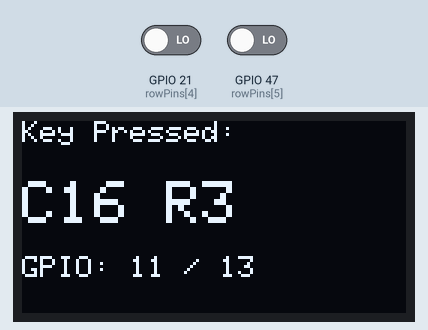
Simulated run of this sketch. Board: ESP32-S3. On the bench: 128×64 one-colour display. Wiring (inferred from the names in the program): 4×2 keypad with keys 1 2 3 4 5 6 7 8 (labels assumed): rows GPIO 9, GPIO 3, GPIO 8, GPIO 13; columns GPIO 4, GPIO 11. The inputs (shaded band) are chosen by the test bench; at power-on: GPIO 21 (rowPins[4]) LOW, GPIO 47 (rowPins[5]) LOW.

Above: at 1.2 s.
1.3 s: GPIO 21 (rowPins[4]) driven HIGH
At 2.3 s:
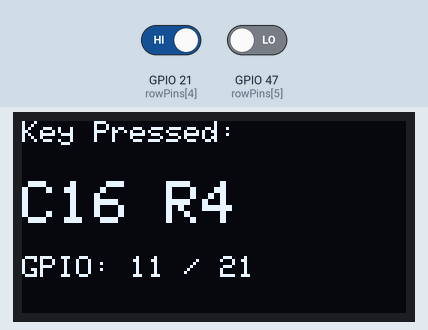
2.8 s: GPIO 47 (rowPins[5]) driven HIGH
At 3.4 s:
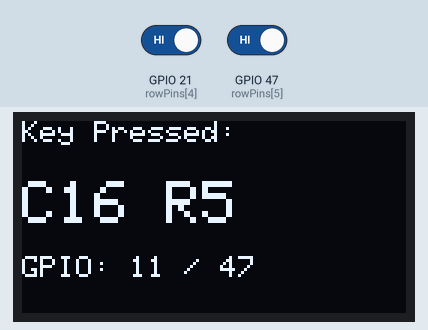
Timing chart, 0 to 5.8 s (numbered marks = the images above; inputs shaded):
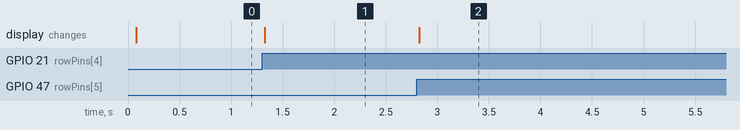

The sketch:

sketch.ino
```cpp
#include <Wire.h>
#include <Adafruit_GFX.h>
#include <Adafruit_SSD1306.h>

#define SCREEN_WIDTH 128
#define SCREEN_HEIGHT 64
#define OLED_SCL_PIN 43
#define OLED_SDA_PIN 44

Adafruit_SSD1306 display(SCREEN_WIDTH, SCREEN_HEIGHT, &Wire, -1);

const int COL_COUNT = 17;
const int ROW_COUNT = 6;

int colPins[COL_COUNT] = {48, 35, 36, 37, 38, 2, 1, 4, 5, 6, 7, 15, 16, 12, 17, 18, 11};
int rowPins[ROW_COUNT] = {9, 3, 8, 13, 21, 47};

unsigned long lastScanTime = 0;
const unsigned long SCAN_INTERVAL_MICROS = 2000;

bool lastWasPressed = false;
int lastColIndex = -1;
int lastRowIndex = -1;

void setup() {
  Wire.begin(OLED_SDA_PIN, OLED_SCL_PIN);
  if(!display.begin(SSD1306_SWITCHCAPVCC, 0x3C)) {
    for(;;);
  }
  display.clearDisplay();
  display.setTextSize(1);
  display.setTextColor(SSD1306_WHITE);
  display.setCursor(0,0);
  display.println("Idle");
  display.display();
  for (int i = 0; i < COL_COUNT; i++) {
    pinMode(colPins[i], OUTPUT);
    digitalWrite(colPins[i], LOW);
  }
  for (int i = 0; i < ROW_COUNT; i++) {
    pinMode(rowPins[i], INPUT_PULLDOWN);
  }
}

void loop() {
  unsigned long currentTime = micros();
  if (currentTime - lastScanTime >= SCAN_INTERVAL_MICROS) {
    lastScanTime = currentTime;
    scanMatrix();
  }
}

void scanMatrix() {
  bool currentIsPressed = false;
  int currentCol = -1;
  int currentRow = -1;
  for (int c = 0; c < COL_COUNT; c++) {
    digitalWrite(colPins[c], HIGH);
    delayMicroseconds(5);
    for (int r = 0; r < ROW_COUNT; r++) {
      if (digitalRead(rowPins[r]) == HIGH) {
        currentIsPressed = true;
        currentCol = c;
        currentRow = r;
      }
    }
    digitalWrite(colPins[c], LOW);
  }

  bool stateChanged = false;

  if (currentIsPressed != lastWasPressed) {
    stateChanged = true;
  }
  else if (currentIsPressed && (currentCol != lastColIndex || currentRow != lastRowIndex)) {
    stateChanged = true;
  }
  if (stateChanged) {
    display.clearDisplay();
    display.setCursor(0, 0);
    display.setTextSize(1);

    if (currentIsPressed) {
      display.println("Key Pressed:");
      display.setTextSize(2);
      display.setCursor(0, 20);
      display.print("C");
      display.print(currentCol);
      display.print(" R");
      display.print(currentRow);
      display.setTextSize(1);
      display.setCursor(0, 45);
      display.print("GPIO: ");
      display.print(colPins[currentCol]);
      display.print(" / ");
      display.print(rowPins[currentRow]);
    } else {
      display.println("Idle");
    }
    display.display();
  }
  lastWasPressed = currentIsPressed;
  lastColIndex = currentCol;
  lastRowIndex = currentRow;
}
```

Measured:
- after the input at 1.3 s, the display: changes at once (image 1)
- after the input at 2.8 s, the display: changes at once (image 2)
